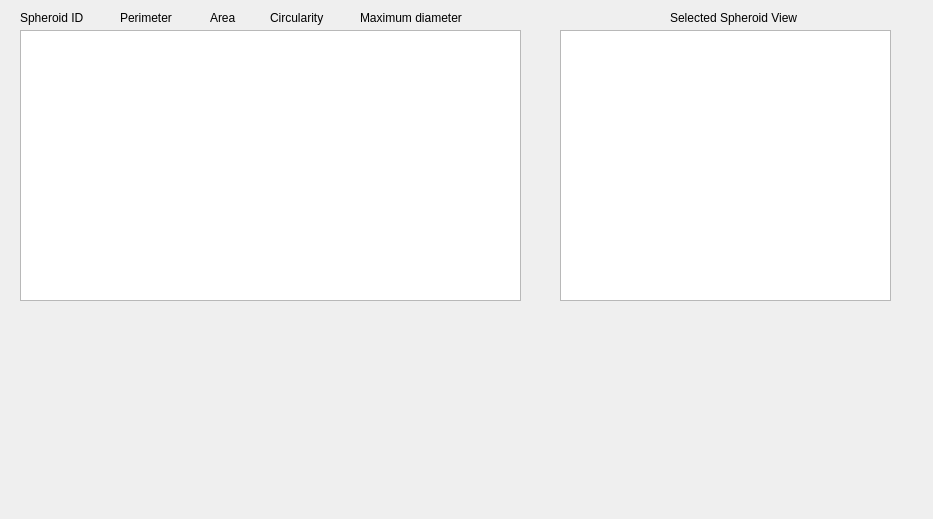
<?xml version="1.0" encoding="UTF-8"?>
<ui version="4.0">
 <class>spheroid_selector</class>
 <widget class="QWidget" name="spheroid_selector">
  <property name="geometry">
   <rect>
    <x>0</x>
    <y>0</y>
    <width>933</width>
    <height>519</height>
   </rect>
  </property>
  <property name="windowTitle">
   <string>Spheroid selector</string>
  </property>
  <widget class="QListWidget" name="Object_list">
   <property name="geometry">
    <rect>
     <x>20</x>
     <y>30</y>
     <width>501</width>
     <height>271</height>
    </rect>
   </property>
   <property name="viewMode">
    <enum>QListView::IconMode</enum>
   </property>
  </widget>
  <widget class="QGraphicsView" name="selected_item_scene">
   <property name="geometry">
    <rect>
     <x>560</x>
     <y>30</y>
     <width>331</width>
     <height>271</height>
    </rect>
   </property>
  </widget>
  <widget class="QPushButton" name="pushButton">
   <property name="geometry">
    <rect>
     <x>1090</x>
     <y>480</y>
     <width>80</width>
     <height>24</height>
    </rect>
   </property>
   <property name="text">
    <string>Done</string>
   </property>
  </widget>
  <widget class="QPushButton" name="pushButton_2">
   <property name="geometry">
    <rect>
     <x>990</x>
     <y>480</y>
     <width>80</width>
     <height>24</height>
    </rect>
   </property>
   <property name="text">
    <string>set criteria</string>
   </property>
  </widget>
  <widget class="QLabel" name="label">
   <property name="geometry">
    <rect>
     <x>20</x>
     <y>10</y>
     <width>81</width>
     <height>16</height>
    </rect>
   </property>
   <property name="text">
    <string>Spheroid ID</string>
   </property>
  </widget>
  <widget class="QLabel" name="label_2">
   <property name="geometry">
    <rect>
     <x>120</x>
     <y>10</y>
     <width>61</width>
     <height>16</height>
    </rect>
   </property>
   <property name="text">
    <string>Perimeter</string>
   </property>
  </widget>
  <widget class="QLabel" name="label_3">
   <property name="geometry">
    <rect>
     <x>210</x>
     <y>10</y>
     <width>49</width>
     <height>16</height>
    </rect>
   </property>
   <property name="text">
    <string>Area</string>
   </property>
  </widget>
  <widget class="QLabel" name="label_4">
   <property name="geometry">
    <rect>
     <x>270</x>
     <y>10</y>
     <width>141</width>
     <height>16</height>
    </rect>
   </property>
   <property name="text">
    <string>Circularity</string>
   </property>
  </widget>
  <widget class="QLabel" name="label_5">
   <property name="geometry">
    <rect>
     <x>360</x>
     <y>10</y>
     <width>141</width>
     <height>16</height>
    </rect>
   </property>
   <property name="text">
    <string>Maximum diameter</string>
   </property>
  </widget>
  <widget class="QLabel" name="label_6">
   <property name="geometry">
    <rect>
     <x>670</x>
     <y>10</y>
     <width>141</width>
     <height>16</height>
    </rect>
   </property>
   <property name="text">
    <string>Selected Spheroid View</string>
   </property>
  </widget>
 </widget>
 <resources/>
 <connections/>
</ui>
